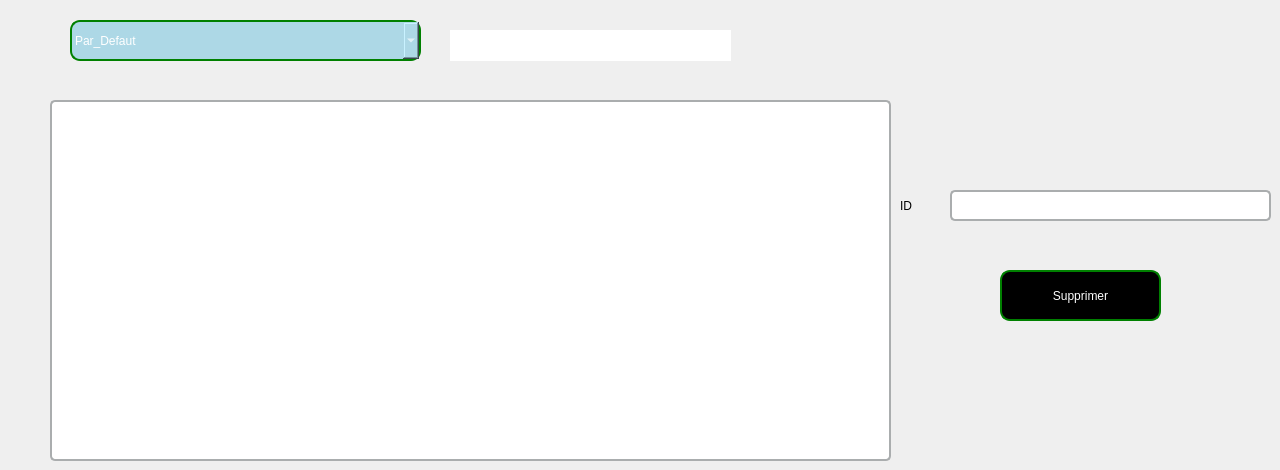
     <widget class="QWidget" name="page_12">
      <widget class="QTableView" name="tableViewq">
       <property name="geometry">
        <rect>
         <x>50</x>
         <y>100</y>
         <width>841</width>
         <height>361</height>
        </rect>
       </property>
       <property name="styleSheet">
        <string notr="true">border: 1.6px solid rgba(170,173,174,255)rgb(255, 255, 255); border-radius: 5px;
background-color: rgb(255, 255, 255);</string>
       </property>
      </widget>
      <widget class="QLineEdit" name="idq2">
       <property name="geometry">
        <rect>
         <x>950</x>
         <y>190</y>
         <width>321</width>
         <height>31</height>
        </rect>
       </property>
       <property name="styleSheet">
        <string notr="true">border: 1.6px solid rgba(170,173,174,255)rgb(255, 255, 255); border-radius: 5px;
background-color: rgb(255, 255, 255);</string>
       </property>
      </widget>
      <widget class="QLabel" name="label_19">
       <property name="geometry">
        <rect>
         <x>900</x>
         <y>190</y>
         <width>51</width>
         <height>31</height>
        </rect>
       </property>
       <property name="styleSheet">
        <string notr="true">font: 16pt &quot;Segoe UI Symbol&quot;;</string>
       </property>
       <property name="text">
        <string>ID</string>
       </property>
      </widget>
      <widget class="QPushButton" name="supprimerq">
       <property name="geometry">
        <rect>
         <x>1000</x>
         <y>270</y>
         <width>161</width>
         <height>51</height>
        </rect>
       </property>
       <property name="styleSheet">
        <string notr="true">border: 2px solid green;
color: rgb(255, 255, 255);
font: 75 12pt &quot;MS Shell Dlg 2&quot;;
border-radius: 10px;
background-color: rgb(0, 0, 0);</string>
       </property>
       <property name="text">
        <string>Supprimer</string>
       </property>
       <property name="icon">
        <iconset>
         <normaloff>../Users/haouas/Downloads/supprimer (1).png</normaloff>../Users/haouas/Downloads/supprimer (1).png</iconset>
       </property>
       <property name="iconSize">
        <size>
         <width>45</width>
         <height>30</height>
        </size>
       </property>
      </widget>
      <widget class="QComboBox" name="tri_2">
       <property name="geometry">
        <rect>
         <x>70</x>
         <y>20</y>
         <width>351</width>
         <height>41</height>
        </rect>
       </property>
       <property name="styleSheet">
        <string notr="true">border: 2px solid green;
color: rgb(255, 255, 255);
font: 75 20pt &quot;MS Shell Dlg 2&quot;;
border-radius: 10px;
background-color:  lightblue;
</string>
       </property>
       <item>
        <property name="text">
         <string>Par_Defaut</string>
        </property>
       </item>
       <item>
        <property name="text">
         <string>Nom</string>
        </property>
       </item>
       <item>
        <property name="text">
         <string>Quantite</string>
        </property>
       </item>
      </widget>
      <widget class="QLineEdit" name="recherche_2">
       <property name="geometry">
        <rect>
         <x>450</x>
         <y>30</y>
         <width>281</width>
         <height>31</height>
        </rect>
       </property>
       <property name="styleSheet">
        <string notr="true">font: 700 12pt &quot;Segoe UI&quot;;
color: rgb(182, 182, 182);border: 2px solid rgb(0,0,0,0);</string>
       </property>
       <property name="text">
        <string/>
       </property>
      </widget>
     </widget>
